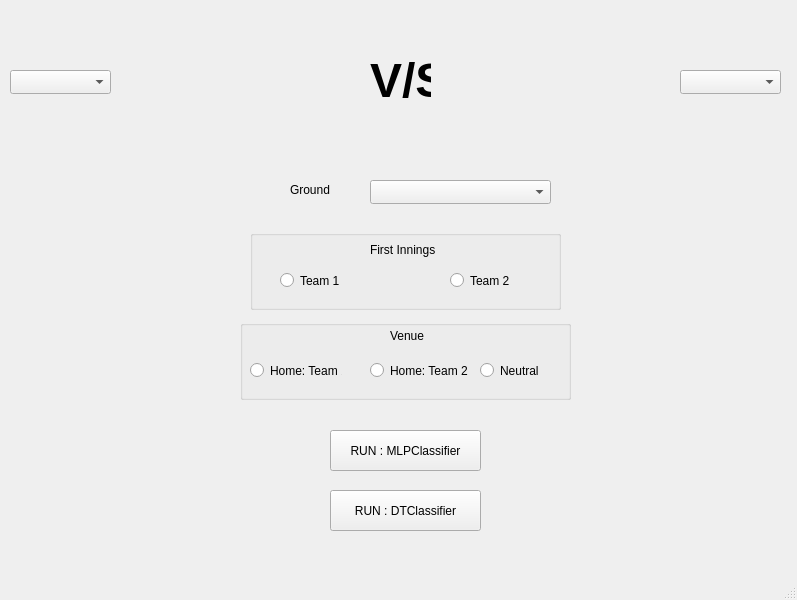
<?xml version="1.0" encoding="UTF-8"?>
<ui version="4.0">
 <class>MainWindow</class>
 <widget class="QMainWindow" name="MainWindow">
  <property name="geometry">
   <rect>
    <x>0</x>
    <y>0</y>
    <width>797</width>
    <height>600</height>
   </rect>
  </property>
  <property name="windowTitle">
   <string>CricAI_Basic</string>
  </property>
  <property name="autoFillBackground">
   <bool>false</bool>
  </property>
  <property name="inputMethodHints">
   <set>Qt::ImhDigitsOnly</set>
  </property>
  <widget class="QWidget" name="centralwidget">
   <widget class="QPushButton" name="buttonRunMLP">
    <property name="geometry">
     <rect>
      <x>330</x>
      <y>430</y>
      <width>151</width>
      <height>41</height>
     </rect>
    </property>
    <property name="text">
     <string>RUN : MLPClassifier</string>
    </property>
   </widget>
   <widget class="QGroupBox" name="dbInnings">
    <property name="geometry">
     <rect>
      <x>250</x>
      <y>230</y>
      <width>311</width>
      <height>80</height>
     </rect>
    </property>
    <property name="layoutDirection">
     <enum>Qt::LeftToRight</enum>
    </property>
    <property name="title">
     <string/>
    </property>
    <widget class="QLabel" name="labelInnings">
     <property name="geometry">
      <rect>
       <x>120</x>
       <y>10</y>
       <width>71</width>
       <height>20</height>
      </rect>
     </property>
     <property name="text">
      <string>First Innings</string>
     </property>
    </widget>
    <widget class="QRadioButton" name="rbTeam1_Innings">
     <property name="geometry">
      <rect>
       <x>30</x>
       <y>40</y>
       <width>92</width>
       <height>21</height>
      </rect>
     </property>
     <property name="text">
      <string>Team 1</string>
     </property>
    </widget>
    <widget class="QRadioButton" name="rbTeam2_Innings">
     <property name="geometry">
      <rect>
       <x>200</x>
       <y>40</y>
       <width>92</width>
       <height>21</height>
      </rect>
     </property>
     <property name="text">
      <string>Team 2</string>
     </property>
    </widget>
   </widget>
   <widget class="QGroupBox" name="dbVenue">
    <property name="geometry">
     <rect>
      <x>240</x>
      <y>320</y>
      <width>331</width>
      <height>80</height>
     </rect>
    </property>
    <property name="title">
     <string/>
    </property>
    <widget class="QLabel" name="labelVenue">
     <property name="geometry">
      <rect>
       <x>150</x>
       <y>10</y>
       <width>49</width>
       <height>12</height>
      </rect>
     </property>
     <property name="text">
      <string>Venue</string>
     </property>
    </widget>
    <widget class="QRadioButton" name="rbTeam1_Home">
     <property name="geometry">
      <rect>
       <x>10</x>
       <y>40</y>
       <width>92</width>
       <height>21</height>
      </rect>
     </property>
     <property name="text">
      <string>Home: Team 1</string>
     </property>
    </widget>
    <widget class="QRadioButton" name="rbTeam2_Home">
     <property name="geometry">
      <rect>
       <x>130</x>
       <y>40</y>
       <width>111</width>
       <height>21</height>
      </rect>
     </property>
     <property name="text">
      <string>Home: Team 2</string>
     </property>
    </widget>
    <widget class="QRadioButton" name="rb_Neutral">
     <property name="geometry">
      <rect>
       <x>240</x>
       <y>40</y>
       <width>92</width>
       <height>21</height>
      </rect>
     </property>
     <property name="text">
      <string>Neutral</string>
     </property>
    </widget>
   </widget>
   <widget class="QPushButton" name="buttonRunDT">
    <property name="geometry">
     <rect>
      <x>330</x>
      <y>490</y>
      <width>151</width>
      <height>41</height>
     </rect>
    </property>
    <property name="text">
     <string>RUN : DTClassifier</string>
    </property>
   </widget>
   <widget class="QLabel" name="labelFlagT1">
    <property name="geometry">
     <rect>
      <x>140</x>
      <y>40</y>
      <width>151</width>
      <height>101</height>
     </rect>
    </property>
    <property name="text">
     <string>&lt;html&gt;&lt;head/&gt;&lt;body&gt;&lt;p&gt;&lt;img src=&quot;:/flags/images/flags/India.jpg&quot;/&gt;&lt;/p&gt;&lt;/body&gt;&lt;/html&gt;</string>
    </property>
    <property name="alignment">
     <set>Qt::AlignBottom|Qt::AlignHCenter</set>
    </property>
   </widget>
   <widget class="QLabel" name="labelFlagT2">
    <property name="geometry">
     <rect>
      <x>500</x>
      <y>40</y>
      <width>151</width>
      <height>101</height>
     </rect>
    </property>
    <property name="text">
     <string>&lt;html&gt;&lt;head/&gt;&lt;body&gt;&lt;p&gt;&lt;img src=&quot;:/flags/images/flags/Australia.jpg&quot;/&gt;&lt;/p&gt;&lt;/body&gt;&lt;/html&gt;</string>
    </property>
    <property name="alignment">
     <set>Qt::AlignBottom|Qt::AlignHCenter</set>
    </property>
   </widget>
   <widget class="QLabel" name="labelVersus">
    <property name="geometry">
     <rect>
      <x>370</x>
      <y>60</y>
      <width>61</width>
      <height>41</height>
     </rect>
    </property>
    <property name="font">
     <font>
      <pointsize>36</pointsize>
      <weight>75</weight>
      <bold>true</bold>
     </font>
    </property>
    <property name="text">
     <string>V/S</string>
    </property>
   </widget>
   <widget class="QComboBox" name="comboBoxTeam1">
    <property name="geometry">
     <rect>
      <x>10</x>
      <y>70</y>
      <width>101</width>
      <height>24</height>
     </rect>
    </property>
   </widget>
   <widget class="QComboBox" name="comboBoxTeam2">
    <property name="geometry">
     <rect>
      <x>680</x>
      <y>70</y>
      <width>101</width>
      <height>24</height>
     </rect>
    </property>
   </widget>
   <widget class="QComboBox" name="comboBoxGround">
    <property name="geometry">
     <rect>
      <x>370</x>
      <y>180</y>
      <width>181</width>
      <height>24</height>
     </rect>
    </property>
   </widget>
   <widget class="QLabel" name="labelGround">
    <property name="geometry">
     <rect>
      <x>290</x>
      <y>180</y>
      <width>49</width>
      <height>20</height>
     </rect>
    </property>
    <property name="text">
     <string>Ground</string>
    </property>
   </widget>
  </widget>
  <widget class="QMenuBar" name="menubar">
   <property name="geometry">
    <rect>
     <x>0</x>
     <y>0</y>
     <width>797</width>
     <height>20</height>
    </rect>
   </property>
  </widget>
  <widget class="QStatusBar" name="statusbar"/>
 </widget>
 <resources>
  <include location="CricAI.qrc"/>
 </resources>
 <connections/>
</ui>
